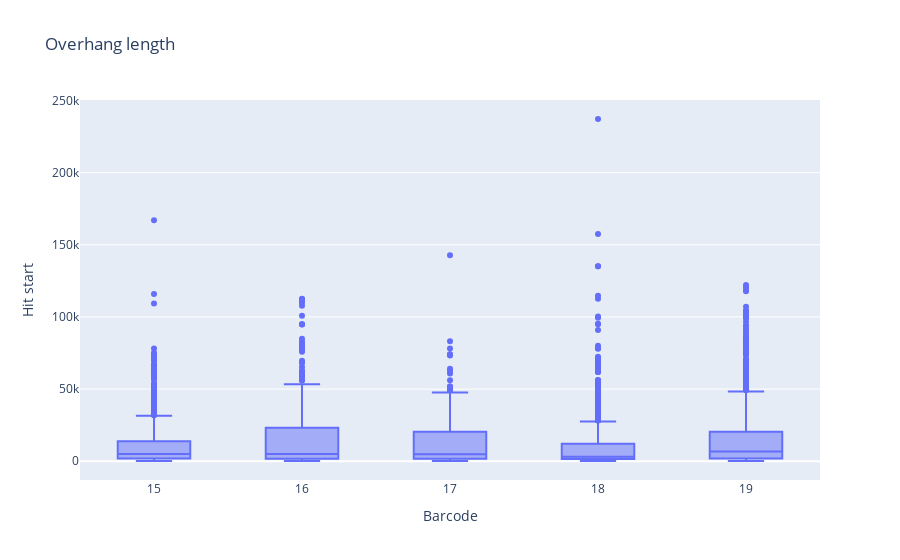

Notebook code cell kept with this figure:
### Code cell
import plotly.express as px
# Define the desired order of barcodes
barcode_order = ["15", "16", "17", "18", "19"]

fig = px.box(df, x="Barcode", y="Hit start", points="outliers", title="Overhang length", hover_name = "read",category_orders={"Barcode": barcode_order})
fig.show()

### Figure 1 — Plotly figure (JSON) as saved in the notebook; plotly's stock layout.template omitted (floating-point values rounded to 4 significant figures; data arrays with more than 128 entries replaced by an {"elided": "..."} marker saying what was removed)
{"data": [{"alignmentgroup": "True", "boxpoints": "outliers", "hovertemplate": "<b>%{hovertext}</b><br><br>Barcode=%{x}<br>Hit start=%{y}<extra></extra>", "hovertext": {"elided": "3740 str values"}, "legendgroup": "", "marker": {"color": "#636efa"}, "name": "", "notched": false, "offsetgroup": "", "orientation": "v", "showlegend": false, "type": "box", "x": {"elided": "3740 str values"}, "x0": " ", "xaxis": "x", "y": {"elided": "3740 int values"}, "y0": " ", "yaxis": "y"}], "layout": {"boxmode": "group", "legend": {"tracegroupgap": 0}, "title": {"text": "Overhang length"}, "xaxis": {"anchor": "y", "categoryarray": ["15", "16", "17", "18", "19"], "categoryorder": "array", "domain": [0, 1], "title": {"text": "Barcode"}}, "yaxis": {"anchor": "x", "domain": [0, 1], "title": {"text": "Hit start"}}}}
